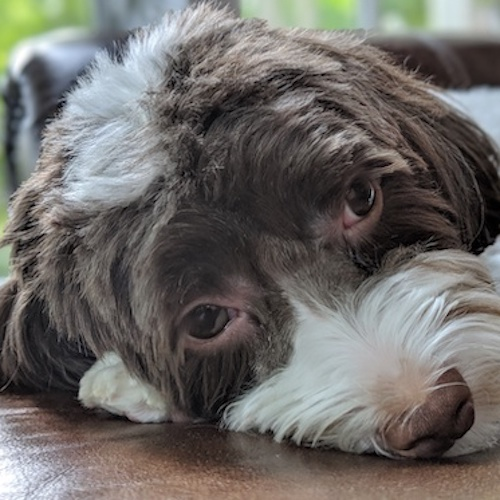
#> input picture src/_data/photos/dog/xander_1.jpg, 500 x 500 px
$ python meme_generator.py
#> lines starting #> are read from the running program, lines starting #| are printed output that depends on the picture
"""Meme generator produces extremely hilarious memes by
using quotes collected from wise dogs and nicely placing them
over handsome dog images.
There exists a database of pre-defined quotes and images which are
randomly-generated, but a user is free to provide their own quote text,
quote author, or (logical or) image.
"""

import os
import random

from PIL import Image, ImageDraw, ImageFont

# pylint: disable=too-few-public-methods
class MemeGenerator:
    """A generator putting name on the image and saving the memes."""

    def __init__(self, output_dir:str):
        """Initialise the meme generator by providing it an output folder."""
        self.output_dir = output_dir
        os.makedirs(self.output_dir, exist_ok=True)

    def make_meme(self, img_path:str, text:str, author:str, width=500) -> str:
        """
        Create a memetic image accompanied by a wise quote.

        :param img_path: path to image to be used for meme
        :param text: text of quote to be drawn on the image
        :param author: author of said quote
        :param width: desired width of image (scaled proportionally)
        """
#> called with img_path = 'src/_data/photos/dog/xander_1.jpg', text = 'alkohol', author = 'Jakov', width = 200

        with Image.open(img_path) as img:
            # Max width is 500 pixels
#> img is the input picture: PIL image 500x500 RGB; mean R, G, B 108.3, 105.2, 101.9
            width = min(500, width)

            # Resize image
            ratio = width/float(img.size[0])
#> ratio = 0.4
            height = int(ratio*float(img.size[1]))
#> height = 200
            img = img.resize((width, height), 1)
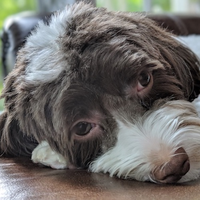
#> img: PIL image 200x200 RGB; mean R, G, B 108.3, 105.2, 101.9

            # Draw text on the image
            draw = ImageDraw.Draw(img)
            message = f"{text}\n- {author}"
            font = ImageFont.truetype('impact.ttf', size=20)
            draw.text((50, 30), message, font=font, fill='white')

            # Save the meme in output dir folder.
            meme_path = os.path.join(self.output_dir,
                                f'meme_{random.randint(0,100000000)}.jpg')
            img.save(meme_path)
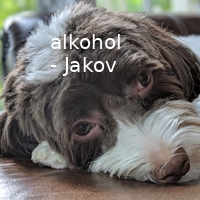
#> saved as meme_51706749.jpg: PIL image 200x200 RGB; mean R, G, B 110.9, 107.8, 104.5
            return meme_path

if __name__=='__main__':
    # to test
    parent_dir = os.path.abspath(__file__ + "/../../")
    meme_dir = os.path.abspath(os.path.join(parent_dir, 'tmp'))
    os.makedirs(meme_dir, exist_ok=True)
    img_dir = os.path.abspath(os.path.join(parent_dir, '_data', 'photos' ,'dog', 'xander_1.jpg'))
    mg = MemeGenerator(meme_dir)
    mg.make_meme(img_dir, 'alkohol', 'Jakov', 200)

$ run again, with src/_data/photos/dog/xander_2.jpg copied over src/_data/photos/dog/xander_1.jpg
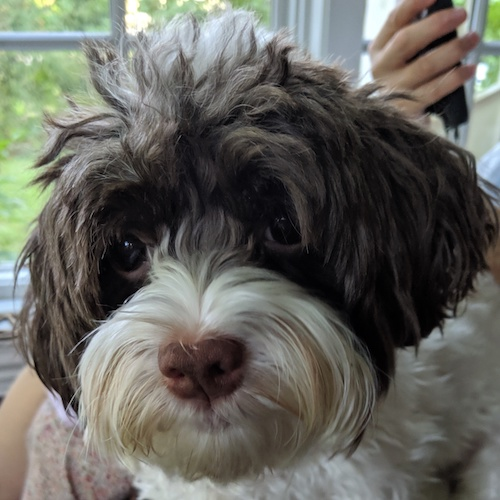
#> input picture src/_data/photos/dog/xander_2.jpg, 500 x 500 px
#> in make_meme, img is the input picture: PIL image 500x500 RGB; mean R, G, B 100.3, 99.9, 93.2
#> in make_meme, `img = img.resize((width, height), 1)`:
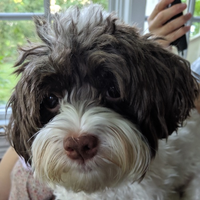
#> img: PIL image 200x200 RGB; mean R, G, B 100.3, 99.9, 93.2
#> in make_meme, `img.save(meme_path)`:
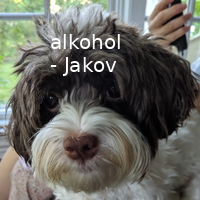
#> saved as meme_51706749.jpg: PIL image 200x200 RGB; mean R, G, B 103.2, 102.8, 96.1

$ run again, with src/_data/photos/dog/xander_3.jpg copied over src/_data/photos/dog/xander_1.jpg
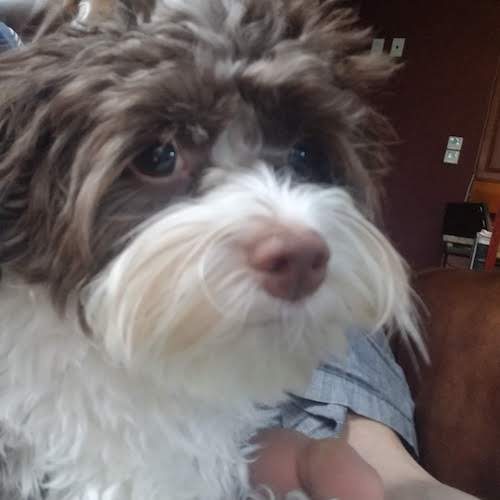
#> input picture src/_data/photos/dog/xander_3.jpg, 500 x 500 px
#> in make_meme, img is the input picture: PIL image 500x500 RGB; mean R, G, B 112.3, 103.5, 102.9
#> img: PIL image 200x200 RGB
#> in make_meme, `img.save(meme_path)`:
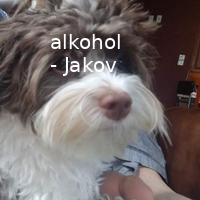
#> saved as meme_51706749.jpg: PIL image 200x200 RGB; mean R, G, B 114.9, 106.2, 105.6

$ run again, with src/_data/photos/dog/xander_4.jpg copied over src/_data/photos/dog/xander_1.jpg
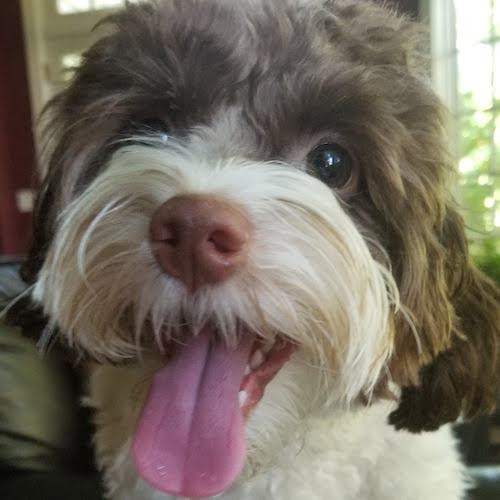
#> input picture src/_data/photos/dog/xander_4.jpg, 500 x 500 px
#> in make_meme, img is the input picture: PIL image 500x500 RGB; mean R, G, B 118.6, 110.1, 98.5
#> img: PIL image 200x200 RGB
#> in make_meme, `img.save(meme_path)`:
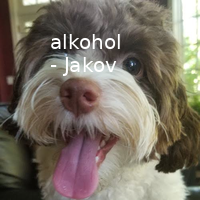
#> saved as meme_51706749.jpg: PIL image 200x200 RGB; mean R, G, B 120.8, 112.2, 100.6
